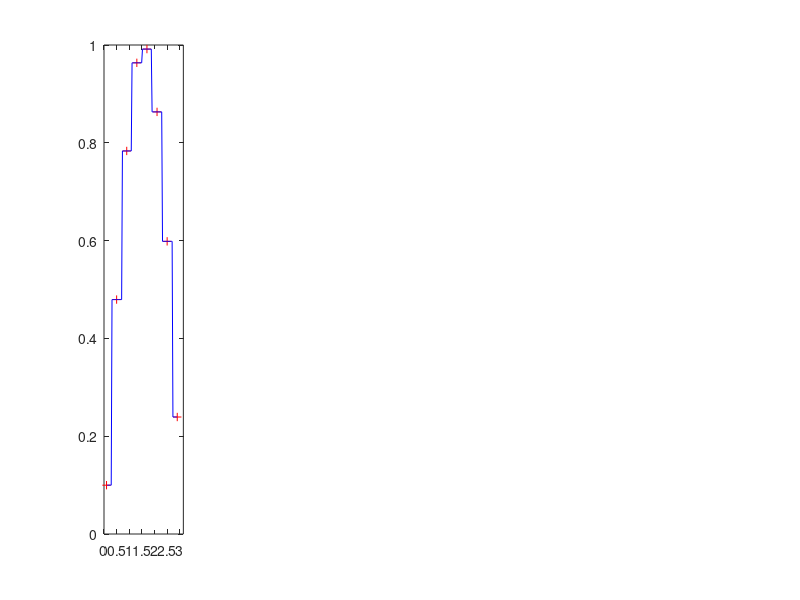

Write MATLAB code to recreate this figure. (Note: this script raises an error after producing the figure.)
x = 0.1:0.4:pi-0.2;
y = sin(x);
xi=linspace(0,pi,100);
s = {'nearest','linear','spline','pchip','v5cubic'};
for i= 1:length(s)
  subplot(1,length(s),i);
  yi = interp1(x,y,xi,s{i});
  plot(x,y,'r+',xi,yi,'b-');
  axis([0,pi,0,1]);
  title(['\bf' s{i}], 'fonts',14);
end;
